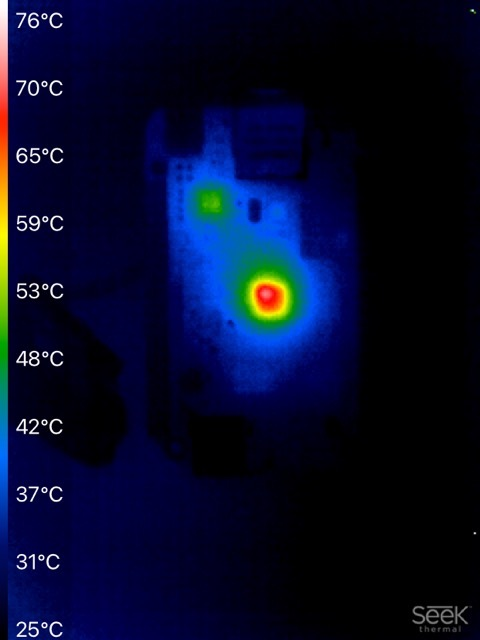
#> input picture examples/sample_thermal.jpg, 480 x 640 px
$ jupyter execute --allow-errors psf.ipynb   (older library calls are emulated)
#> lines starting #> are read from the running program, lines starting #| are printed output that depends on the picture
#> further down, image is the input picture: shape (640, 480, 3); mean R, G, B 5.6, 11.3, 42.7
### metric.py
import cv2
import numpy as np
import math as m
import sys
# for gamma function, called
from scipy.special import gamma as tgamma
import os

# import svm functions (from libsvm library)
# if python2.x version : import svm from libsvm (sudo apt-get install python-libsvm)
if sys.version_info[0] < 3:
    import svm
    import svmutil
    from svmutil import *
    from svm import *
else:
    # if python 3.x version
    # make sure the file is in libsvm/python folder
    from libsvm import svm
    from libsvm import svmutil
    from libsvm.svm import *
    from libsvm.svmutil import *

# AGGD fit model, takes input as the MSCN Image / Pair-wise Product
# [119 lines left out: functions AGGDfit, func, compute_features, not called in this run]

# function to calculate BRISQUE quality score
# takes input of the image path
def test_measure_BRISQUE(imgPath):
    # read image from given path
    dis = cv2.imread(imgPath, 1)
    if(dis is None):
        print("Wrong image path given")
        print("Exiting...")
        sys.exit(0)
    # convert to gray scale
    dis = cv2.cvtColor(dis, cv2.COLOR_BGR2GRAY)

    # compute feature vectors of the image
    features = compute_features(dis)

    # rescale the brisqueFeatures vector from -1 to 1
    x = [0]

    # pre loaded lists from C++ Module to rescale brisquefeatures vector to [-1, 1]
    min_= [0.336999 ,0.019667 ,0.230000 ,-0.125959 ,0.000167 ,0.000616 ,0.231000 ,-0.125873 ,0.000165 ,0.000600 ,0.241000 ,-0.128814 ,0.000179 ,0.000386 ,0.243000 ,-0.133080 ,0.000182 ,0.000421 ,0.436998 ,0.016929 ,0.247000 ,-0.200231 ,0.000104 ,0.000834 ,0.257000 ,-0.200017 ,0.000112 ,0.000876 ,0.257000 ,-0.155072 ,0.000112 ,0.000356 ,0.258000 ,-0.154374 ,0.000117 ,0.000351]

    max_= [9.999411, 0.807472, 1.644021, 0.202917, 0.712384, 0.468672, 1.644021, 0.169548, 0.713132, 0.467896, 1.553016, 0.101368, 0.687324, 0.533087, 1.554016, 0.101000, 0.689177, 0.533133, 3.639918, 0.800955, 1.096995, 0.175286, 0.755547, 0.399270, 1.095995, 0.155928, 0.751488, 0.402398, 1.041992, 0.093209, 0.623516, 0.532925, 1.042992, 0.093714, 0.621958, 0.534484]

    # append the rescaled vector to x
    for i in range(0, 36):
        min = min_[i]
        max = max_[i]
        x.append(-1 + (2.0/(max - min) * (features[i] - min)))

    # load model
    model = svmutil.svm_load_model("BRISQUE_models/allmodel")

    # create svm node array from python list
    x, idx = gen_svm_nodearray(x[1:], isKernel=(model.param.kernel_type == PRECOMPUTED))
    x[36].index = -1 # set last index to -1 to indicate the end.

	# get important parameters from model
    svm_type = model.get_svm_type()
    is_prob_model = model.is_probability_model()
    nr_class = model.get_nr_class()

    if svm_type in (ONE_CLASS, EPSILON_SVR, NU_SVC):
        # here svm_type is EPSILON_SVR as it's regression problem
        nr_classifier = 1
    dec_values = (c_double * nr_classifier)()

    # calculate the quality score of the image using the model and svm_node_array
    qualityscore = svmutil.libsvm.svm_predict_probability(model, x, dec_values)

    return qualityscore

def get_BRISQUE_score(image_path):
    qualityscore = test_measure_BRISQUE(image_path)
    return qualityscore

### psf.ipynb
[cell 1]
import numpy as np
import matplotlib.pyplot as plt
from skimage import color, data, restoration
from scipy import ndimage
from metric import get_BRISQUE_score
from PIL import Image

def sharpen(image,psf, display=True, quality = True):
#> called with psf = array of shape (5, 5, 1), display = True, quality = True
    image = image[50:-125,100:-25,:]
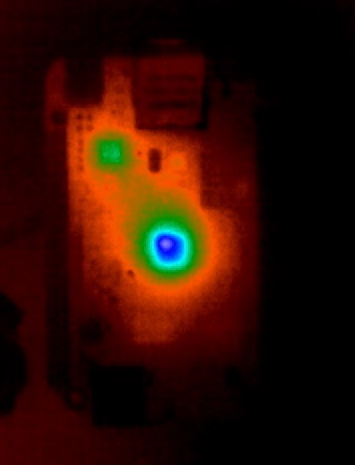
#> image: shape (465, 355, 3); mean of channels 0, 1, 2 2.8, 13.3, 48; drawn as B, G, R
    image_offset = image.copy()/255.
    image_offset += 1e-10
    sharpened = restoration.richardson_lucy(image_offset, psf, iterations=30)
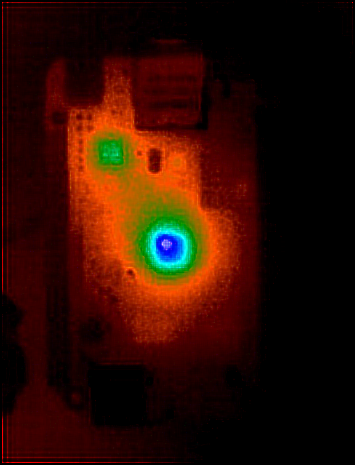
#> sharpened: shape (465, 355, 3) float64; mean of channels 0, 1, 2 0.0109, 0.0519, 0.188; drawn as B, G, R
    sharpened = sharpened[20:-20,20:-20,:]
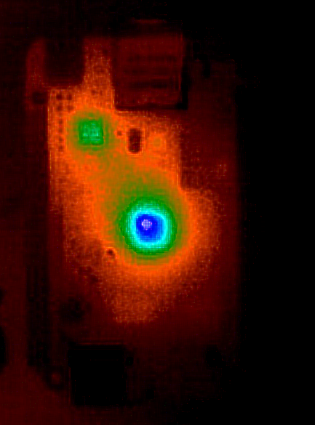
#> sharpened: shape (425, 315, 3) float64; mean of channels 0, 1, 2 0.0133, 0.064, 0.217; drawn as B, G, R

    if display:
        fig, ax = plt.subplots(nrows=1, ncols=2, figsize=(20, 10))
        plt.gray()
        for a in (ax[0], ax[1]):
            a.axis('off')

        ax[0].imshow(image)
        ax[0].set_title('Original Data')

        ax[1].imshow(sharpened, vmin=image.min(), vmax=image.max())
        ax[1].set_title('Restoration using\nRichardson-Lucy')

        fig.subplots_adjust(wspace=0.02, hspace=0.2, top=0.9, bottom=0.05, left=0, right=1)
        plt.show()
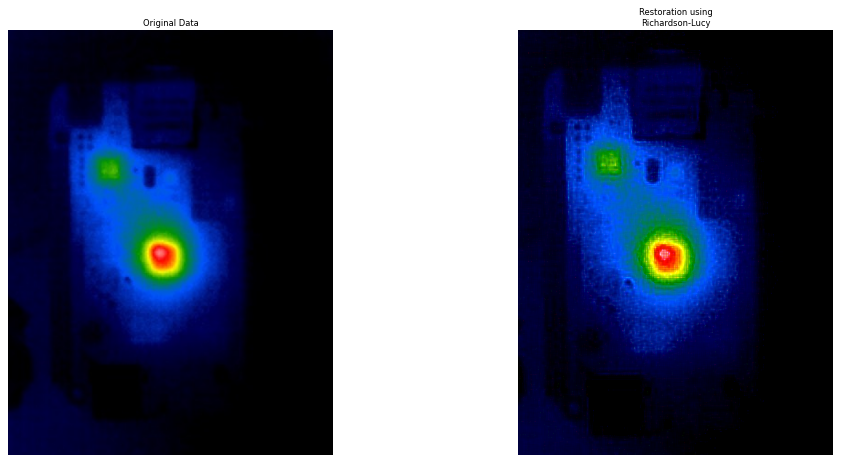
#> figure drawn by matplotlib, 2 panels

    if quality:
        original = Image.fromarray(np.uint8(image))
        sharp = Image.fromarray(np.uint8(sharpened*255.))
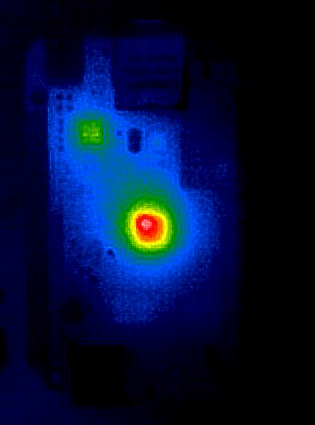
#> sharp: PIL image 315x425 RGB; mean R, G, B 3.3, 16.2, 55
        return sharpened, get_BRISQUE_score('original.png'), get_BRISQUE_score('sharp.png')
    else:
        return sharpened, 0, 0

[cell 2]
# image = data.astronaut()
image = np.array(Image.open('examples/sample_thermal.jpg'))

psf = np.ones((5, 5, 1)) / 25
#> (the rest of this cell did not finish here and is left out)

[cell 3]
psf = np.random.normal(0.5, 0.1, (3,3,1))
#> (the rest of this cell did not finish here and is left out)

print(original_score, sharpened_score)

[cell 4]
psf = np.random.beta(3,2,size=(3,3,1))
#> (the rest of this cell did not finish here and is left out)

print(original_score, sharpened_score)

[cell 5]
psf = np.random.laplace(2,0.01,size=(3,3,1))
#> (the rest of this cell did not finish here and is left out)
